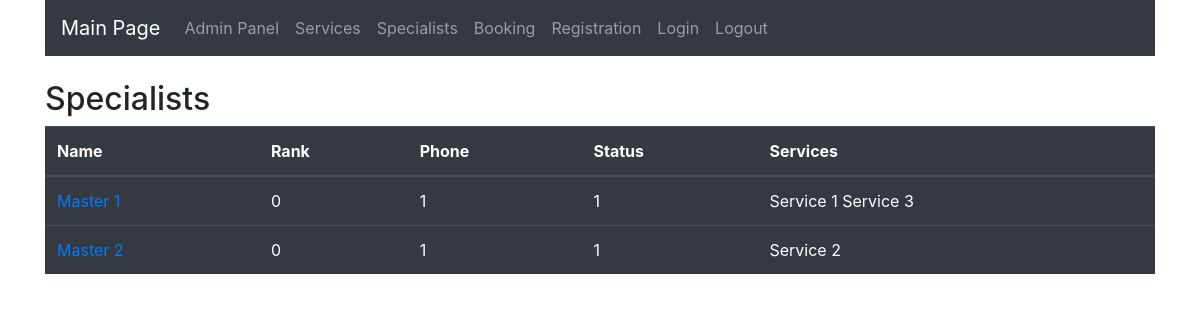
The app's page /specialists/, older data.
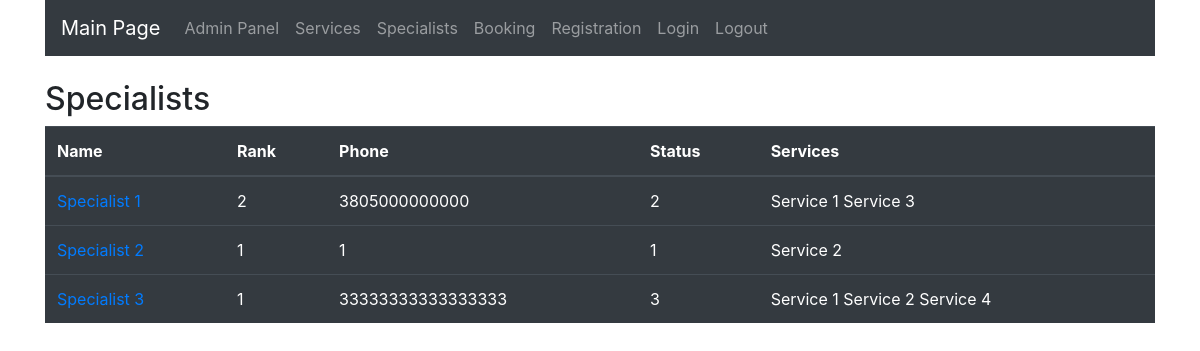
The same page, newer data.
### services/models.py (models this page shows, shortened)
class Specialist(models.Model):
    RANK_CHOICES = (
        (1, 'Rank 1'),
        (2, 'Rank 2'),
    )
    STATUS_CHOICES = (
        (1, 'Status 1'),
        (2, 'Status 2'),
        (3, 'Status 3'),
        (4, 'Status 4'),
    )
    name = models.CharField(max_length=100)
    rank = models.IntegerField(default=0, choices=RANK_CHOICES)
    phone = models.IntegerField()
    status = models.IntegerField(default=0, choices=STATUS_CHOICES)
    services = models.ManyToManyField(Service)

class Service(models.Model):
    name = models.CharField(max_length=100)
    time = models.IntegerField()
    price = models.IntegerField()

### services/views.py (the view)
# urls.py: path('specialists/', views.specialists, name='admin_specialists'),
def specialists(request):
    services = ServiceModel.objects.all()
    specialists = SpecialistModel.objects.all()
    return render(request, 'specialists.html', {'services': services, 'specialists': specialists})

### services/templates/specialists.html
{% extends 'base.html' %}
{% block content %}
<h2>Specialists</h2>
<table class="table table-dark">
    <thead>
    <tr>
        <th scope="col">Name</th>
        <th scope="col">Rank</th>
        <th scope="col">Phone</th>
        <th scope="col">Status</th>
        <th scope="col">Services</th>
    </tr>
    </thead>
    <tbody>
    {% for specialist in specialists %}
    <tr>
        <td scope="row"><a href="{{ specialist.id }}">{{ specialist.name }}</a></td>
        <td scope="row">{{ specialist.rank }}</td>
        <td scope="row">{{ specialist.phone }}</td>
        <td scope="row">{{ specialist.status }}</td>
        <td scope="row">
            {% for service in specialist.services.values %}
            {{ service.name }}
            {% endfor %}
        </td>
    </tr>
    {% endfor %}
    </tbody>
</table>
{% endblock %}

Row changes from the older to the newer data that the page shows:
changed Specialist: name "Master 1" → "Specialist 1"; rank "0" → "2"; phone "1" → "3805000000000"; status "1" → "2"
changed Specialist: name "Master 2" → "Specialist 2"; rank "0" → "1"
added Specialist: name "Specialist 3", rank "1", phone "33333333333333333", status "3", Service (name "Service 1"), Service (name "Service 2")
added Service: name "Service 4", shown under "Specialist 3"
